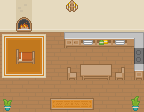

This is a level from a 2D game, rendered from its Tiled map with the project's own tilesets. A one-line summary and the complete map file follow:
An orthogonal 9x7 tile map with 16x16 px tiles, 5 tile layers (Background, Carpet, Collide, Middle, ...).

<map version="1.2" tiledversion="1.2.2" orientation="orthogonal" renderorder="left-down" width="9" height="7" tilewidth="16" tileheight="16" infinite="0" nextlayerid="9" nextobjectid="1">
 <tileset firstgid="1" source="basic_tileset.tsx" />
 <layer id="4" name="Background" width="9" height="7">
  <data encoding="csv">
124,124,124,124,124,124,124,124,124,
124,124,124,124,124,124,124,124,124,
124,124,124,124,124,124,124,124,124,
124,124,124,124,124,124,124,124,124,
124,124,124,124,124,124,124,124,124,
124,124,124,124,124,124,124,124,124,
124,124,124,124,124,124,124,124,124
</data>
 </layer>
 <layer id="5" name="Carpet" width="9" height="7">
  <data encoding="csv">
0,0,0,0,0,0,0,0,0,
0,0,0,0,0,0,0,0,0,
1094,1095,1096,0,0,0,0,0,0,
1151,1152,1153,0,0,0,0,0,0,
1208,1209,1210,0,0,0,0,0,0,
0,0,0,0,0,0,0,0,0,
0,0,0,2668,2669,2670,0,0,0
</data>
 </layer>
 <layer id="6" name="Collide" width="9" height="7">
  <data encoding="csv">
1273,1273,1273,1273,1273,1273,1273,1273,1273,
1330,1330,1330,1330,1330,1330,1330,1330,1330,
0,0,0,0,2481,2485,2486,2485,2492,
0,1863,1807,0,0,0,0,0,2779,
0,0,0,0,2027,1854,1856,2028,2606,
0,0,0,0,0,0,0,0,0,
1814,0,0,0,0,0,0,0,1813
</data>
 </layer>
 <layer id="7" name="Middle" width="9" height="7">
  <data encoding="csv">
0,1046,0,0,0,0,0,0,0,
0,1046,0,0,0,0,0,0,0,
0,0,0,0,0,0,0,0,0,
0,0,0,0,0,0,0,0,0,
0,0,0,0,0,0,0,0,0,
0,0,0,0,0,0,0,0,0,
0,0,0,0,0,0,0,0,0
</data>
 </layer>
 <layer id="8" name="Details" width="9" height="7">
  <data encoding="csv">
0,0,0,0,2098,0,0,0,0,
0,512,0,0,0,0,0,0,0,
0,0,0,0,0,0,0,0,0,
0,0,0,0,0,0,0,0,0,
0,0,0,0,0,0,0,0,0,
0,0,0,0,0,0,0,0,0,
0,0,0,0,0,0,0,0,0
</data>
 </layer>
</map>
